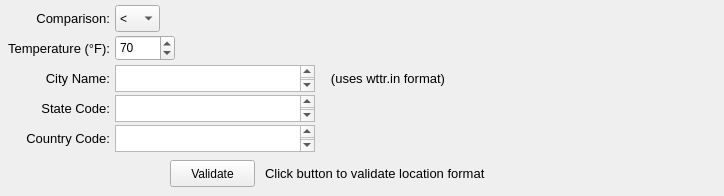
    <widget class="QWidget" name="page_6">
     <widget class="QLabel" name="label2_environmental_temperature_state">
      <property name="geometry">
       <rect>
        <x>0</x>
        <y>100</y>
        <width>110</width>
        <height>16</height>
       </rect>
      </property>
      <property name="font">
       <font>
        <pointsize>10</pointsize>
       </font>
      </property>
      <property name="text">
       <string>State Code:</string>
      </property>
      <property name="alignment">
       <set>Qt::AlignRight|Qt::AlignTrailing|Qt::AlignVCenter</set>
      </property>
     </widget>
     <widget class="QTextEdit" name="textEdit_environmental_temperature_city">
      <property name="geometry">
       <rect>
        <x>115</x>
        <y>65</y>
        <width>200</width>
        <height>27</height>
       </rect>
      </property>
      <property name="font">
       <font>
        <pointsize>11</pointsize>
       </font>
      </property>
      <property name="tabChangesFocus">
       <bool>true</bool>
      </property>
      <property name="readOnly">
       <bool>false</bool>
      </property>
     </widget>
     <widget class="QLabel" name="label2_environmental_temperature_city">
      <property name="geometry">
       <rect>
        <x>0</x>
        <y>70</y>
        <width>110</width>
        <height>16</height>
       </rect>
      </property>
      <property name="font">
       <font>
        <pointsize>10</pointsize>
       </font>
      </property>
      <property name="text">
       <string>City Name:</string>
      </property>
      <property name="alignment">
       <set>Qt::AlignRight|Qt::AlignTrailing|Qt::AlignVCenter</set>
      </property>
     </widget>
     <widget class="QTextEdit" name="textEdit_environmental_temperature_state">
      <property name="geometry">
       <rect>
        <x>115</x>
        <y>95</y>
        <width>200</width>
        <height>27</height>
       </rect>
      </property>
      <property name="font">
       <font>
        <pointsize>11</pointsize>
       </font>
      </property>
      <property name="tabChangesFocus">
       <bool>true</bool>
      </property>
      <property name="readOnly">
       <bool>false</bool>
      </property>
     </widget>
     <widget class="QLabel" name="label2_environmental_temperature">
      <property name="geometry">
       <rect>
        <x>0</x>
        <y>40</y>
        <width>110</width>
        <height>16</height>
       </rect>
      </property>
      <property name="font">
       <font>
        <pointsize>10</pointsize>
       </font>
      </property>
      <property name="text">
       <string>Temperature (°F):</string>
      </property>
      <property name="alignment">
       <set>Qt::AlignRight|Qt::AlignTrailing|Qt::AlignVCenter</set>
      </property>
     </widget>
     <widget class="QTextEdit" name="textEdit_environmental_temperature_country">
      <property name="geometry">
       <rect>
        <x>115</x>
        <y>125</y>
        <width>200</width>
        <height>27</height>
       </rect>
      </property>
      <property name="font">
       <font>
        <pointsize>11</pointsize>
       </font>
      </property>
      <property name="tabChangesFocus">
       <bool>true</bool>
      </property>
      <property name="readOnly">
       <bool>false</bool>
      </property>
     </widget>
     <widget class="QLabel" name="label2_environmental_temperature_country">
      <property name="geometry">
       <rect>
        <x>0</x>
        <y>130</y>
        <width>110</width>
        <height>16</height>
       </rect>
      </property>
      <property name="font">
       <font>
        <pointsize>10</pointsize>
       </font>
      </property>
      <property name="text">
       <string>Country Code:</string>
      </property>
      <property name="alignment">
       <set>Qt::AlignRight|Qt::AlignTrailing|Qt::AlignVCenter</set>
      </property>
     </widget>
     <widget class="QSpinBox" name="spinBox_environmental_temperature_temperature">
      <property name="geometry">
       <rect>
        <x>115</x>
        <y>35</y>
        <width>60</width>
        <height>26</height>
       </rect>
      </property>
      <property name="minimum">
       <number>-200</number>
      </property>
      <property name="maximum">
       <number>200</number>
      </property>
      <property name="value">
       <number>70</number>
      </property>
     </widget>
     <widget class="QComboBox" name="comboBox_environmental_temperature_comparison">
      <property name="geometry">
       <rect>
        <x>115</x>
        <y>5</y>
        <width>45</width>
        <height>27</height>
       </rect>
      </property>
      <item>
       <property name="text">
        <string>&lt;</string>
       </property>
      </item>
      <item>
       <property name="text">
        <string>&gt;</string>
       </property>
      </item>
      <item>
       <property name="text">
        <string>=</string>
       </property>
      </item>
     </widget>
     <widget class="QLabel" name="label2_environmental_temperature_comparison">
      <property name="geometry">
       <rect>
        <x>0</x>
        <y>10</y>
        <width>110</width>
        <height>16</height>
       </rect>
      </property>
      <property name="font">
       <font>
        <pointsize>10</pointsize>
       </font>
      </property>
      <property name="text">
       <string>Comparison:</string>
      </property>
      <property name="alignment">
       <set>Qt::AlignRight|Qt::AlignTrailing|Qt::AlignVCenter</set>
      </property>
     </widget>
     <widget class="QLabel" name="label2_environmental_temperature_note">
      <property name="geometry">
       <rect>
        <x>325</x>
        <y>70</y>
        <width>120</width>
        <height>16</height>
       </rect>
      </property>
      <property name="font">
       <font>
        <pointsize>10</pointsize>
       </font>
      </property>
      <property name="text">
       <string>(uses wttr.in format)</string>
      </property>
      <property name="alignment">
       <set>Qt::AlignRight|Qt::AlignTrailing|Qt::AlignVCenter</set>
      </property>
     </widget>
     <widget class="QPushButton" name="pushButton_environmental_temperature_validate">
      <property name="geometry">
       <rect>
        <x>170</x>
        <y>160</y>
        <width>85</width>
        <height>27</height>
       </rect>
      </property>
      <property name="text">
       <string>Validate</string>
      </property>
     </widget>
     <widget class="QLabel" name="label2_environmental_temperature_validate">
      <property name="geometry">
       <rect>
        <x>265</x>
        <y>165</y>
        <width>450</width>
        <height>16</height>
       </rect>
      </property>
      <property name="font">
       <font>
        <pointsize>10</pointsize>
       </font>
      </property>
      <property name="text">
       <string>Click button to validate location format</string>
      </property>
      <property name="alignment">
       <set>Qt::AlignLeading|Qt::AlignLeft|Qt::AlignVCenter</set>
      </property>
     </widget>
    </widget>
